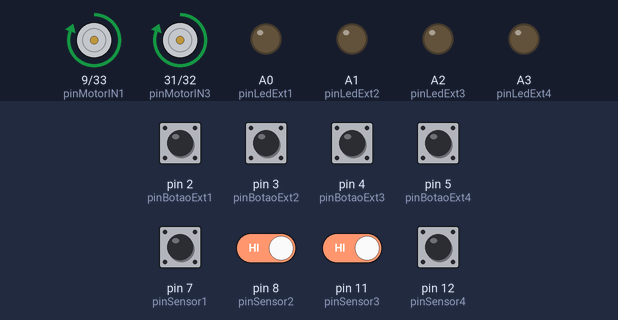
The sketch below on a simulated Arduino Mega 2560, built with avr-gcc and run on an emulated ATmega2560. Parts: motor-driver pin pairs drawn as motors (green arrow = first pin HIGH = forward, orange = second pin HIGH = backward, longer = more drive), output pins drawn as LEDs (lit = HIGH). The test bench sets the inputs (shaded band); at power-on: pin 2 (pinBotaoExt1), pin 3 (pinBotaoExt2), pin 4 (pinBotaoExt3), pin 5 (pinBotaoExt4), pin 7 (pinSensor1), pin 8 (pinSensor2), pin 11 (pinSensor3), pin 12 (pinSensor4) HIGH. What the sketch prints to the serial monitor is not drawn.

Above: at 3.1 s.
3.2 s: pin 3 (pinBotaoExt2) pulled LOW for 0.15 s
At 3.43 s:
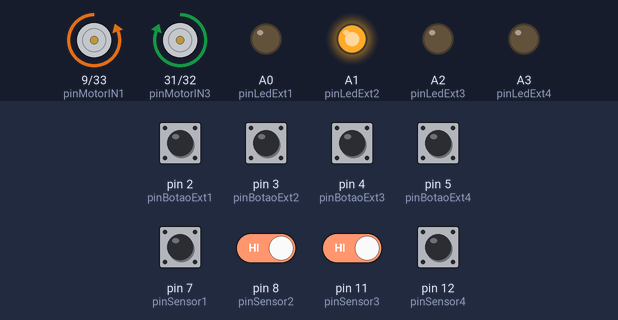
6.3 s: pin 8 (pinSensor2) driven LOW
At 7.1 s:
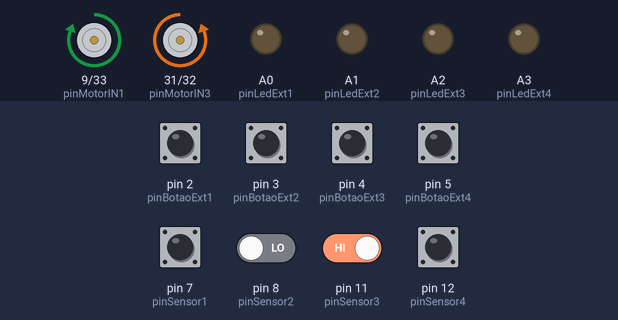
7.9 s: pin 11 (pinSensor3) driven LOW
10.9 s: pin 2 (pinBotaoExt1) pulled LOW for 0.15 s
At 11.89 s:
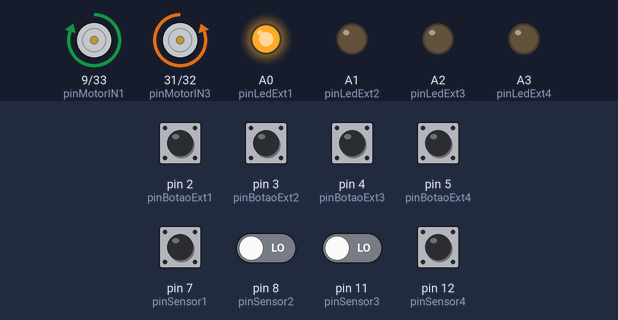
14.0 s: pin 5 (pinBotaoExt4) pulled LOW for 0.15 s
At 14.18 s:
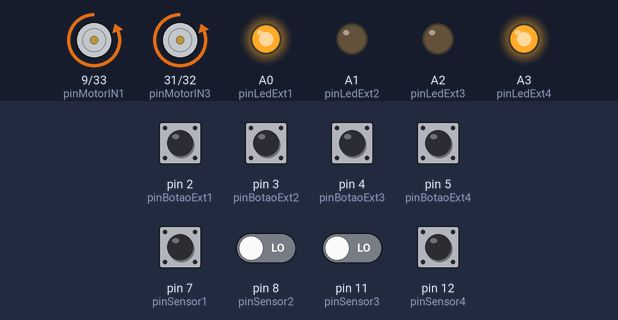
17.0 s: pin 3 (pinBotaoExt2) pulled LOW for 1 s
At 17.74 s:
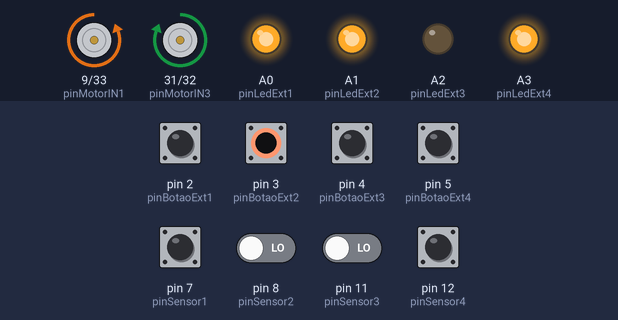
Timing chart, 0 to 21.0 s (numbered marks = the images above; inputs shaded):
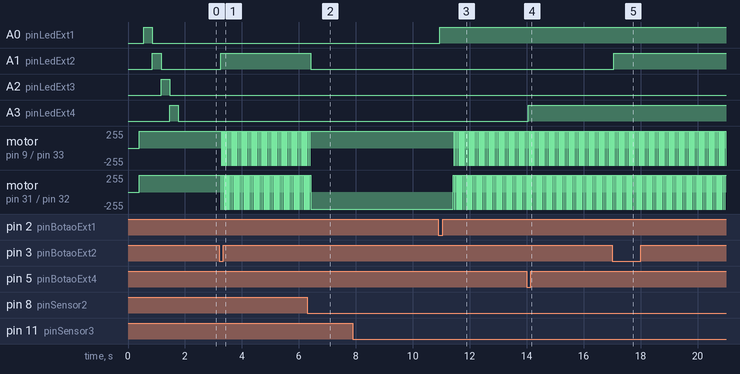

The sketch:

main.ino
```cpp
/*
  Teste bancada — pedidos EXTERIORES + motor L298N + sensores Hall
  Elevador 4 pisos.

  Arranque: assume PISO 1 (cabine ja la) — motor parado.
  Depois: aceita pedidos exteriores (botao -> LED ON + fila),
          para 5s no piso, LED OFF ao atender, continua fila SCAN.

  Pinagem Mega:
    Botões ext: D2-D5   LEDs ext: A0-A3
    Hall: D7=piso1, D8=piso2, D11=piso3, D12=piso4 (LOW = íman)
    L298N: IN1=D9 IN2=D33 IN3=D31 IN4=D32
*/

#include <Arduino.h>

#define pinMotorIN1 9
#define pinMotorIN2 33
#define pinMotorIN3 31
#define pinMotorIN4 32

#define velocidadeSobe 80
#define velocidadeDesce 80

#define pinBotaoExt1 2
#define pinBotaoExt2 3
#define pinBotaoExt3 4
#define pinBotaoExt4 5

#define pinLedExt1 A0
#define pinLedExt2 A1
#define pinLedExt3 A2
#define pinLedExt4 A3

#define pinSensor1 7
#define pinSensor2 8
#define pinSensor3 11
#define pinSensor4 12

const int botoesExt[4] = {pinBotaoExt1, pinBotaoExt2, pinBotaoExt3, pinBotaoExt4};
const int ledsExt[4] = {pinLedExt1, pinLedExt2, pinLedExt3, pinLedExt4};
const int sensoresHall[4] = {pinSensor1, pinSensor2, pinSensor3, pinSensor4};

#define NUM_BOTOES 4
#define PISO_MIN 1
#define PISO_MAX 4
#define DEBOUNCE_MS 50UL
#define HALL_CONFIRMA_MS 120UL
#define TEMPO_ESTABILIZA_MS 300UL
#define TEMPO_PARAGEM_PISO_MS 5000UL
#define TIMEOUT_MOV_MS 45000UL

// Se SOBE quando devia DESCER (ou vice-versa), muda entre 0 e 1.
#define MOTOR_INVERTIDO 1

bool pedidos[4] = {false, false, false, false};
bool hallAtivo[4];
bool hallConfirmado[4];
unsigned long hallAtivoDesdeMs[4];
bool pisoHallProcessado[4];

int andar = -1;
int andarDestino = PISO_MIN;
int acaoElevador = 0;   // 0=parado 1=subir 2=descer
int sentidoAtual = 0;   // 0=idle 1=subir -1=descer

volatile int stepRate = 0;
unsigned long lastStepMicros = 0;
int motorDir = 0;
int faseMotor = 0;

bool estabilizando = false;
unsigned long estabilizaAteMs = 0;
bool paragemPisoAtiva = false;
unsigned long paragemPisoAteMs = 0;

bool movimentoAtivo = false;
unsigned long inicioMovMs = 0;
bool erroParado = false;
bool pronto = false;

bool botaoRawAnt[NUM_BOTOES];
bool botaoEstavel[NUM_BOTOES];
unsigned long botaoUltMudancaMs[NUM_BOTOES];

unsigned long lastLogicMs = 0;
unsigned long lastSerialMs = 0;

void selecionaDestinoEAcao();
void atualizarLeds();
void lerHall();
void paraMotor();
void processaChegadaPiso(int piso, int idx);
void verificaHallParagem();

int dirFisico(int dirLogico) {
  return MOTOR_INVERTIDO ? -dirLogico : dirLogico;
}

void arrancaMotorLogico(int dirLogico) {
  if (dirLogico == 0) {
    paraMotor();
    return;
  }
  motorDir = dirFisico(dirLogico);
  stepRate = (dirLogico > 0) ? velocidadeSobe : velocidadeDesce;
}

void testeLedsArranque() {
  Serial.println(F("Teste LEDs A0-A3 (cada um 300ms)..."));
  for (int i = 0; i < 4; i++) {
    for (int j = 0; j < 4; j++) {
      digitalWrite(ledsExt[j], (j == i) ? HIGH : LOW);
    }
    delay(300);
  }
  for (int i = 0; i < 4; i++) digitalWrite(ledsExt[i], LOW);
  Serial.println(F("Teste LEDs fim"));
}

void diagnosticoArranque() {
  lerHall();
  Serial.print(F("Hall D7,D8,D11,D12 (1=activo): "));
  for (int i = 0; i < 4; i++) Serial.print(hallAtivo[i] ? '1' : '0');
  Serial.println();

  Serial.print(F("Botoes D2-D5 (0=premido): "));
  for (int i = 0; i < 4; i++) {
    Serial.print(digitalRead(botoesExt[i]) == LOW ? '0' : '1');
  }
  Serial.println();
}

void registaPedido(int idx) {
  if (pedidos[idx]) return;
  pedidos[idx] = true;
  atualizarLeds();
  Serial.print(F(">> Pedido PISO "));
  Serial.print(idx + 1);
  Serial.println(F(" — LED ON"));
}

void limpaPedidoAtendido(int idx) {
  if (!pedidos[idx]) return;
  pedidos[idx] = false;
  atualizarLeds();
  Serial.print(F(">> PISO "));
  Serial.print(idx + 1);
  Serial.println(F(" atendido — LED OFF"));
}

void aplicaFaseMotor(int fase) {
  switch (fase & 0x03) {
    case 0:
      digitalWrite(pinMotorIN1, HIGH);
      digitalWrite(pinMotorIN2, LOW);
      digitalWrite(pinMotorIN3, HIGH);
      digitalWrite(pinMotorIN4, LOW);
      break;
    case 1:
      digitalWrite(pinMotorIN1, LOW);
      digitalWrite(pinMotorIN2, HIGH);
      digitalWrite(pinMotorIN3, HIGH);
      digitalWrite(pinMotorIN4, LOW);
      break;
    case 2:
      digitalWrite(pinMotorIN1, LOW);
      digitalWrite(pinMotorIN2, HIGH);
      digitalWrite(pinMotorIN3, LOW);
      digitalWrite(pinMotorIN4, HIGH);
      break;
    case 3:
      digitalWrite(pinMotorIN1, HIGH);
      digitalWrite(pinMotorIN2, LOW);
      digitalWrite(pinMotorIN3, LOW);
      digitalWrite(pinMotorIN4, HIGH);
      break;
  }
}

void paraMotor() {
  stepRate = 0;
  motorDir = 0;
  aplicaFaseMotor(faseMotor);
}

void motorService() {
  if (stepRate <= 0 || motorDir == 0) return;

  unsigned long now = micros();
  unsigned long intervalo = 1000000UL / (unsigned long)stepRate;

  if (now - lastStepMicros >= intervalo) {
    lastStepMicros = now;
    if (motorDir > 0) {
      faseMotor = (faseMotor + 1) & 0x03;
    } else {
      faseMotor = (faseMotor + 3) & 0x03;
    }
    aplicaFaseMotor(faseMotor);
  }
}

void lerHall() {
  unsigned long agora = millis();
  for (int i = 0; i < 4; i++) {
    bool raw = (digitalRead(sensoresHall[i]) == LOW);
    hallAtivo[i] = raw;

    if (raw) {
      if (hallAtivoDesdeMs[i] == 0) hallAtivoDesdeMs[i] = agora;
      hallConfirmado[i] = ((agora - hallAtivoDesdeMs[i]) >= HALL_CONFIRMA_MS);
    } else {
      hallAtivoDesdeMs[i] = 0;
      hallConfirmado[i] = false;
    }
  }
}

void verificaHallParagem() {
  if (!pronto || paragemPisoAtiva || estabilizando) return;

  for (int i = 0; i < 4; i++) {
    if (!hallConfirmado[i]) {
      pisoHallProcessado[i] = false;
      continue;
    }

    if (pisoHallProcessado[i]) continue;

    int piso = i + 1;
    bool tinhaPedido = pedidos[i];
    bool ehDestino = (piso == andarDestino);
    bool regressaPiso1 = (piso == PISO_MIN && !haPedidosPendentes() && acaoElevador == 2);

    if (acaoElevador != 0 && (tinhaPedido || ehDestino || regressaPiso1)) {
      pisoHallProcessado[i] = true;
      processaChegadaPiso(piso, i);
      return;
    }

    if (acaoElevador != 0 && andar != piso) {
      andar = piso;
      inicioMovMs = millis();
      Serial.print(F(">> Passagem piso "));
      Serial.println(piso);
    }
  }
}

int pisoDoHallAtivo() {
  for (int i = 0; i < 4; i++) {
    if (hallAtivo[i]) return i + 1;
  }
  return -1;
}

void iniciaEstabilizacao() {
  estabilizando = true;
  estabilizaAteMs = millis() + TEMPO_ESTABILIZA_MS;
  acaoElevador = 0;
  paraMotor();
}

void iniciaParagemPisoPedido() {
  paragemPisoAtiva = true;
  paragemPisoAteMs = millis() + TEMPO_PARAGEM_PISO_MS;
  estabilizando = false;
  acaoElevador = 0;
  andarDestino = andar;
  paraMotor();
  Serial.print(F(">> PARAGEM piso "));
  Serial.print(andar);
  Serial.println(F(" (5s)"));
}

void debounceBotoesERegistaPedidos() {
  if (erroParado) return;
  if (!pronto) return;

  unsigned long agora = millis();

  for (int i = 0; i < NUM_BOTOES; i++) {
    bool raw = digitalRead(botoesExt[i]);

    if (raw != botaoRawAnt[i]) {
      botaoRawAnt[i] = raw;
      botaoUltMudancaMs[i] = agora;
    }

    if ((agora - botaoUltMudancaMs[i]) >= DEBOUNCE_MS) {
      if (raw != botaoEstavel[i]) {
        bool antigo = botaoEstavel[i];
        botaoEstavel[i] = raw;

        if (antigo == HIGH && botaoEstavel[i] == LOW) {
          registaPedido(i);

          // Recalcula destino (mesmo em movimento) — novo pedido pode mudar a fila SCAN
          if (!paragemPisoAtiva && !estabilizando) {
            selecionaDestinoEAcao();
          }
        }
      }
    }
  }
}

bool haPedidosPendentes() {
  for (int i = 0; i < 4; i++) {
    if (pedidos[i]) return true;
  }
  return false;
}

int proximoPedidoAcima(int pisoAtual) {
  for (int p = pisoAtual; p <= PISO_MAX; p++) {
    if (pedidos[p - 1]) return p;
  }
  return -1;
}

int proximoPedidoAbaixo(int pisoAtual) {
  for (int p = pisoAtual - 1; p >= PISO_MIN; p--) {
    if (pedidos[p - 1]) return p;
  }
  return -1;
}

void selecionaDestinoEAcao() {
  if (!pronto || erroParado) return;
  if (andar < PISO_MIN || andar > PISO_MAX) return;
  if (paragemPisoAtiva || estabilizando) return;

  if (!haPedidosPendentes()) {
    if (hallConfirmado[0]) {
      andar = PISO_MIN;
      andarDestino = PISO_MIN;
      acaoElevador = 0;
      sentidoAtual = 0;
      return;
    }
    if (andar > PISO_MIN) {
      andarDestino = PISO_MIN;
      acaoElevador = 2;
      sentidoAtual = -1;
      Serial.println(F(">> Fila vazia — regressa piso 1"));
      return;
    }
    andarDestino = PISO_MIN;
    acaoElevador = 0;
    sentidoAtual = 0;
    return;
  }

  int dest = -1;

  if (sentidoAtual == 1) {
    dest = proximoPedidoAcima(andar);
    if (dest == -1) {
      dest = proximoPedidoAbaixo(andar);
      if (dest != -1) sentidoAtual = -1;
    }
  } else if (sentidoAtual == -1) {
    dest = proximoPedidoAbaixo(andar);
    if (dest == -1) {
      dest = proximoPedidoAcima(andar);
      if (dest != -1) sentidoAtual = 1;
    }
  } else {
    dest = proximoPedidoAcima(andar);
    if (dest == -1) dest = proximoPedidoAbaixo(andar);
    if (dest != -1) {
      sentidoAtual = (dest > andar) ? 1 : -1;
    }
  }

  if (dest == -1) {
    andarDestino = andar;
    acaoElevador = 0;
    return;
  }

  andarDestino = dest;

  if (andarDestino > andar) {
    acaoElevador = 1;
    sentidoAtual = 1;
  } else if (andarDestino < andar) {
    acaoElevador = 2;
    sentidoAtual = -1;
  } else if (!movimentoAtivo) {
    acaoElevador = 0;
  }
}

void atendePedidoNoPisoAtual() {
  if (!pronto || erroParado) return;
  if (andar < PISO_MIN || andar > PISO_MAX) return;
  if (paragemPisoAtiva || estabilizando) return;
  if (acaoElevador != 0) return;

  int idx = andar - 1;
  if (pedidos[idx]) {
    limpaPedidoAtendido(idx);
    iniciaParagemPisoPedido();
  }
}

void processaChegadaPiso(int piso, int idx) {
  andar = piso;
  movimentoAtivo = false;
  inicioMovMs = millis();

  Serial.print(F(">> Hall confirma piso "));
  Serial.println(piso);

  if (pedidos[idx]) {
    limpaPedidoAtendido(idx);
    iniciaParagemPisoPedido();
    return;
  }

  if (piso == andarDestino || (piso == PISO_MIN && !haPedidosPendentes())) {
    iniciaEstabilizacao();
    if (piso == PISO_MIN) {
      Serial.println(F(">> Piso 1 — aguarda pedidos"));
    }
  }
}

void atualizarLeds() {
  for (int i = 0; i < 4; i++) {
    digitalWrite(ledsExt[i], pedidos[i] ? HIGH : LOW);
  }
}

void aplicarComandoMotor() {
  if (erroParado || !pronto || paragemPisoAtiva || estabilizando || acaoElevador == 0) {
    paraMotor();
    return;
  }

  if (acaoElevador == 1) {
    arrancaMotorLogico(+1);
  } else if (acaoElevador == 2) {
    arrancaMotorLogico(-1);
  }
}

void imprimirSerial() {
  Serial.print(F("Andar="));
  if (andar >= PISO_MIN) Serial.print(andar);
  else Serial.print('?');

  Serial.print(F(" Dest="));
  if (andarDestino >= PISO_MIN) Serial.print(andarDestino);
  else Serial.print('-');

  Serial.print(F(" Sent="));
  if (sentidoAtual == 1) Serial.print('+');
  else if (sentidoAtual == -1) Serial.print('-');
  else Serial.print('0');

  Serial.print(F(" Acao="));
  if (acaoElevador == 1) Serial.print('^');
  else if (acaoElevador == 2) Serial.print('v');
  else Serial.print('.');

  Serial.print(F(" Hall:"));
  for (int i = 0; i < 4; i++) Serial.print(hallAtivo[i] ? '1' : '0');

  Serial.print(F(" Fila:"));
  for (int i = 0; i < 4; i++) Serial.print(pedidos[i] ? '1' : '0');

  if (!pronto) Serial.print(F(" [INIT]"));
  if (paragemPisoAtiva) Serial.print(F(" [PARAGEM]"));
  if (estabilizando) Serial.print(F(" [ESTAB]"));
  if (erroParado) Serial.print(F(" [ERRO]"));
  Serial.println();
}

void inicializaPiso1() {
  paraMotor();
  lerHall();

  int p = pisoDoHallAtivo();
  if (p > 0) {
    andar = p;
    Serial.print(F("Arranque: Hall confirma piso "));
    Serial.println(andar);
  } else {
    andar = PISO_MIN;
    Serial.println(F("Arranque: assume piso 1 — motor parado"));
  }

  pronto = true;
}

void setup() {
  Serial.begin(9600);
  delay(400);

  for (int i = 0; i < 4; i++) {
    pinMode(botoesExt[i], INPUT_PULLUP);
    pinMode(ledsExt[i], OUTPUT);
    digitalWrite(ledsExt[i], LOW);
    pinMode(sensoresHall[i], INPUT_PULLUP);
  }

  pinMode(pinMotorIN1, OUTPUT);
  pinMode(pinMotorIN2, OUTPUT);
  pinMode(pinMotorIN3, OUTPUT);
  pinMode(pinMotorIN4, OUTPUT);
  paraMotor();

  Serial.println();
  Serial.println(F("=== ELEVADOR BANCADA ==="));
  Serial.println(F("Arranque: PISO 1 (sem mover) | SCAN | Para 5s | Regresso piso 1"));
  Serial.print(F("Motor invertido="));
  Serial.println(MOTOR_INVERTIDO ? F("SIM") : F("NAO"));
  Serial.println(F("Botoes D2-D5 + LEDs A0-A3"));
  Serial.println(F("--------------------------------------"));

  testeLedsArranque();
  diagnosticoArranque();

  unsigned long agora = millis();
  for (int i = 0; i < NUM_BOTOES; i++) {
    bool raw = digitalRead(botoesExt[i]);
    botaoRawAnt[i] = raw;
    botaoEstavel[i] = raw;
    botaoUltMudancaMs[i] = agora;
  }

  inicializaPiso1();

  andarDestino = 1;
  acaoElevador = 0;
  sentidoAtual = 0;

  lerHall();
  for (int i = 0; i < 4; i++) {
    hallAtivoDesdeMs[i] = 0;
    hallConfirmado[i] = false;
    pisoHallProcessado[i] = false;
  }

  Serial.println(F("Pronto — aceita pedidos exteriores"));
  imprimirSerial();
}

void loop() {
  motorService();

  if (millis() - lastLogicMs < 10) return;
  lastLogicMs = millis();

  lerHall();
  debounceBotoesERegistaPedidos();
  verificaHallParagem();

  atendePedidoNoPisoAtual();

  if (estabilizando && millis() >= estabilizaAteMs) {
    estabilizando = false;
    acaoElevador = 0;
    sentidoAtual = 0;
    selecionaDestinoEAcao();
  }

  if (paragemPisoAtiva && millis() >= paragemPisoAteMs) {
    paragemPisoAtiva = false;
    Serial.println(F(">> Fim paragem — continua fila"));
    selecionaDestinoEAcao();
  }

  if (pronto && !erroParado && !paragemPisoAtiva && !estabilizando && stepRate == 0) {
    selecionaDestinoEAcao();
  }

  if (pronto && !erroParado) {
    bool movimentoCmd = (acaoElevador == 1 || acaoElevador == 2) &&
                        !paragemPisoAtiva && !estabilizando;

    if (movimentoCmd && !movimentoAtivo) {
      movimentoAtivo = true;
      inicioMovMs = millis();
      Serial.print(F(">> Move "));
      Serial.print(acaoElevador == 1 ? F("SOBE") : F("DESCE"));
      Serial.print(F(" -> piso "));
      Serial.println(andarDestino);
    } else if (!movimentoCmd) {
      movimentoAtivo = false;
    }

    if (movimentoAtivo && (millis() - inicioMovMs >= TIMEOUT_MOV_MS)) {
      Serial.println(F("AVISO: timeout — Hall nao detetou piso destino"));
      Serial.println(F("  Verifica imans D7,D8,D11,D12 — recontinua"));
      inicioMovMs = millis();
      selecionaDestinoEAcao();
    }
  }

  aplicarComandoMotor();
  atualizarLeds();

  if (millis() - lastSerialMs >= 500) {
    lastSerialMs = millis();
    imprimirSerial();
  }
}
```

Measured:
- after the input at 3.2 s, A1 (pinLedExt2): LOW → HIGH after 0.05 s; motor on pin 9 (pinMotorIN1) / pin 33 (pinMotorIN2): alternates forward 255/255 for 0.03 s and backward 255/255 for 0.03 s, starting after 0.07 s
- after the input at 6.3 s, A1 (pinLedExt2): HIGH → LOW after 0.13 s; motor on pin 9 (pinMotorIN1) / pin 33 (pinMotorIN2): goes on until 6.4 s, then stays forward 255/255; motor on pin 31 (pinMotorIN3) / pin 32 (pinMotorIN4): goes on until 6.4 s, then stays backward 255/255
- after the input at 7.9 s, every drawn part: stays the same
- after the input at 10.9 s, A0 (pinLedExt1): LOW → HIGH after 0.05 s
- after the input at 14.0 s, A3 (pinLedExt4): LOW → HIGH after 0.05 s
- after the input at 17.0 s, A1 (pinLedExt2): LOW → HIGH after 0.06 s
